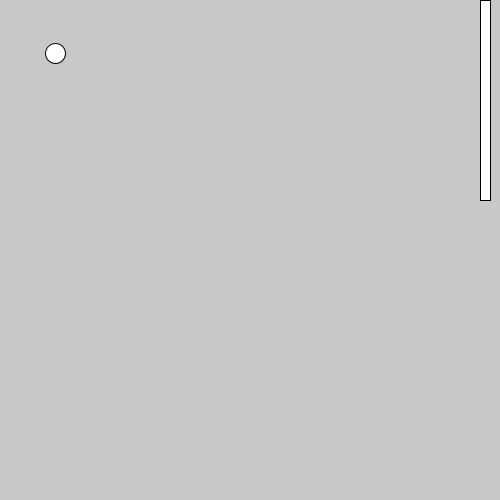
Frame 1 (no input)
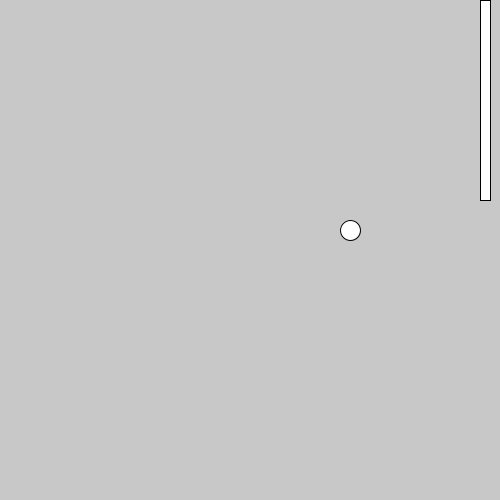
Frame 60 (the mouse pressed at the canvas centre just before this capture)
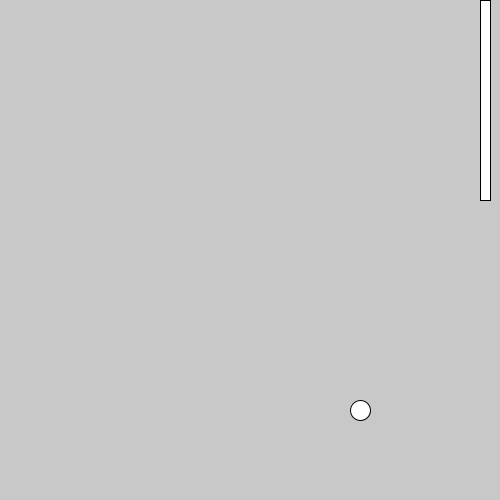
Frame 120 (the mouse held since frame 60 and released just before this capture)

The Processing sketch that drew these frames (run headless with seeded random() and noise(); from frame 60 on, the mouse is pressed at the canvas centre):

// Processing sketch: Pong_06_Paddle
// ── Pong_06_Paddle.pde
/*
HKB Massive Interfaces Basics
 Created by Michael Flueckiger
 
 */




//paddle
float paddleWidth=10;
float paddleHeight=200;
float paddlePosX=0;
float paddlePosY=0;
float moveAmmount=20;

//ball
float posX=50;
float posY=50;
float speedX=5;
float speedY=3;


// Funktionen: Wiederverwendbare Programmblöcke
void setup() { 
  size(500, 500);
  paddlePosX=width-paddleWidth-10;
}


// Funktionen: Drawloop. wird x-mal pro Sekunde wiederholt. 

void draw() {
  background(200);
  //paddle
  rect(paddlePosX, paddlePosY, paddleWidth, paddleHeight);

  //ball, movement
  posX=posX+speedX;
  posY=posY+speedY;

  //bounce
  if (posX>width || posX<0)speedX=speedX*-1;
  if (posY>height || posY<0)speedY=speedY*-1;
  ellipse(posX, posY, 20, 20);
}

void keyPressed() {
  if (keyCode==UP) {
    //move up;
    paddlePosY-=moveAmmount;
  }
  if (keyCode==DOWN) {
    //move down;
    paddlePosY+=moveAmmount;
  }
  if (keyCode==LEFT) {
    //move left;
    paddlePosX-=moveAmmount;
  }
  if (keyCode==RIGHT) {
    //move right;
    paddlePosX+=moveAmmount;
  }
}
